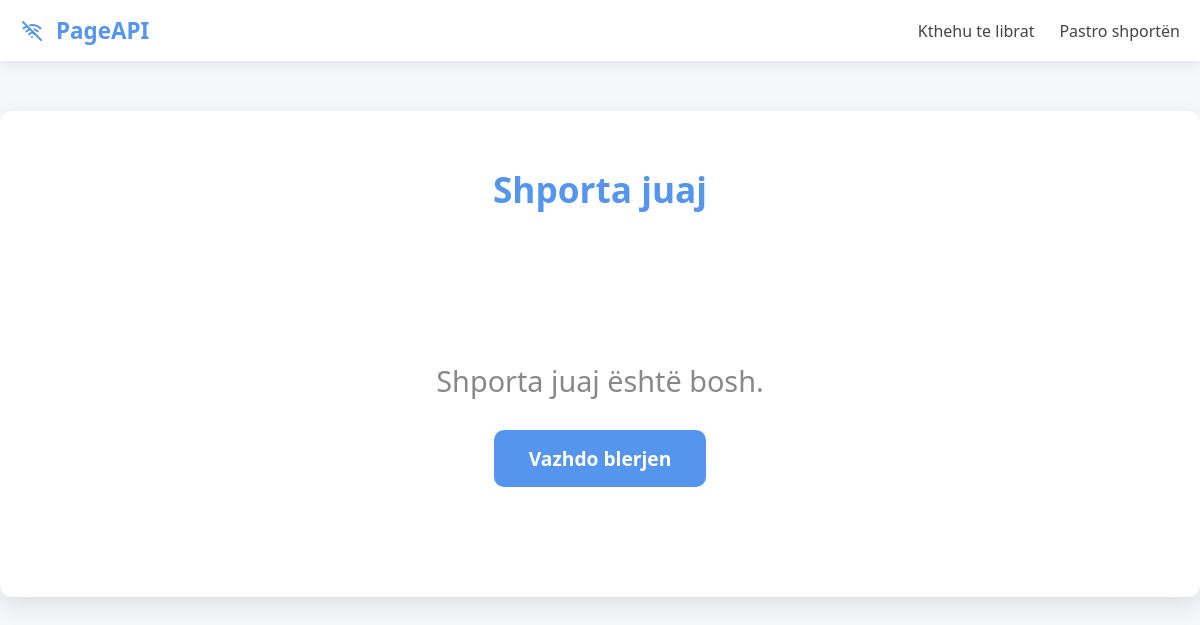
Before: /cart (signed in) with the older database file.
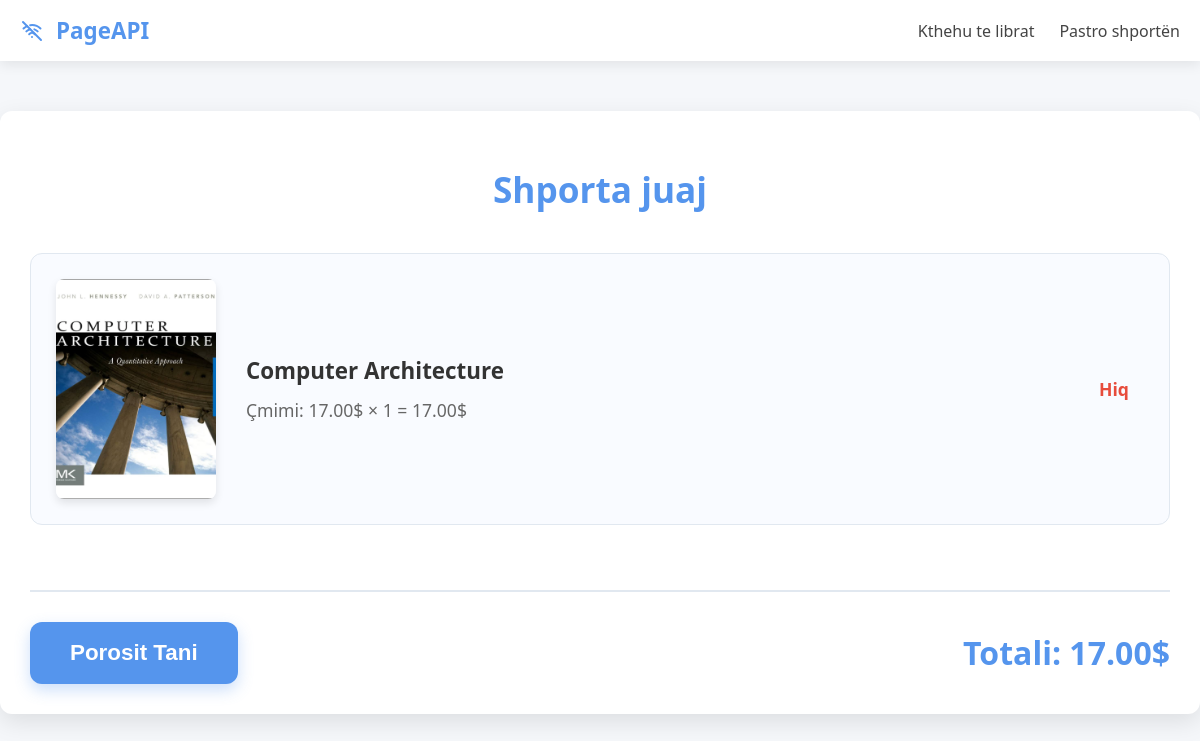
After: the same page with the newer database file.
### tables this page shows
CREATE TABLE "cart" (
            id INTEGER PRIMARY KEY AUTOINCREMENT,
            user_id INTEGER,
            book_id INTEGER NOT NULL,
            quantity INTEGER DEFAULT 1,
            FOREIGN KEY (book_id) REFERENCES books (id) ON DELETE CASCADE,
            FOREIGN KEY (user_id) REFERENCES users (id) ON DELETE CASCADE
        );

CREATE TABLE books (
                id INTEGER PRIMARY KEY AUTOINCREMENT,
                title TEXT NOT NULL,
                img TEXT NOT NULL,
                price TEXT NOT NULL,
                category TEXT NOT NULL
            );

### apps.py (the view)
@app.route('/cart')
def cart():
    user_id = get_user_id()
    if not user_id:
        flash('Duhet të kyçesh!', 'error')
        return redirect(url_for('login'))
    db = get_database()
    cursor = db.cursor()
    cursor.execute("""
        SELECT c.quantity, b.id, b.title, b.img, b.price
        FROM cart c
        JOIN books b ON c.book_id = b.id
        WHERE c.user_id = ?
    """, (user_id,))
    items = cursor.fetchall()
    total = sum(float(item['price'].replace('$', '')) * item['quantity'] for item in items)
    db.close()
    return render_template('cart.html', cart_items=items, total_price=f"{total:.2f}$")

### database.py (called while the page is built)
def connect_to_database():
    sql = sqlite3.connect(DATABASE)
    sql.row_factory = sqlite3.Row
    return sql

def get_database():
    if not hasattr(g, 'books_db'):
        g.books_db = connect_to_database()
    return g.books_db

def close_database(e=None):
    db = g.pop('books_db', None)
    if db is not None:
        db.close()

### templates/cart.html (shortened to what this page needs)
<!DOCTYPE html>
<html lang="en">
<head>
    <link rel="stylesheet" href="{{ url_for('static', filename='cart.css') }}">
</head>
<body>
    <header>
        <nav class="navigation-links">
            <div class="actual-links-top">
                <ul class="logo-and-title">
                    <li id="webapp-title"><a href="{{ url_for('index') }}">PageAPI</a></li>
                </ul>
                <ul class="links-right-side">
                    <li><a href="{{ url_for('index') }}">Kthehu te librat</a></li>
                    <li><a href="{{ url_for('clear_cart') }}">Pastro shportën</a></li>
                </ul>
            </div>
        </nav>
    </header>
    <main class="cart-main">
        <h1>Shporta juaj</h1>
        {% if cart_items %}
            <div class="cart-container">
                {% for item in cart_items %}
                <div class="cart-item">
                    <img src="{{ url_for('static', filename='images/' + item.img) }}" alt="{{ item.title }}">
                    <div class="item-details">
                        <h3>{{ item.title }}</h3>
                        <p>Çmimi: {{ item.price }} × {{ item.quantity }} = {{ "%.2f"|format(item.price.replace('$','')|float * item.quantity) }}$</p>
                    </div>
                    <a href="{{ url_for('remove_from_cart', book_id=item.id) }}" class="remove-link">Hiq</a>
                </div>
                {% endfor %}
                <div class="cart-actions">
                    <form action="{{ url_for('place_order') }}" method="POST">
                        <button type="submit" class="order-now-btn">Porosit Tani</button>
                    </form>
                    <div class="cart-total">
                        <h2>Totali: {{ total_price }}</h2>
                    </div>
                </div>
            </div>
        {% else %}
            <div class="empty-cart-container">
                <p class="empty-cart">Shporta juaj është bosh.</p>
                <a href="{{ url_for('index') }}" class="back-link">Vazhdo blerjen</a>
            </div>
        {% endif %}
    </main>
</body>
</html>

### static/cart.css (style rules this page uses)
* { box-sizing: border-box; }
body { font-family: 'Segoe UI', Arial, sans-serif; margin: 0; padding: 0; background-color: #f5f7fa; color: #333; }
header { background-color: #ffffff; box-shadow: 0 4px 12px rgba(0, 0, 0, 0.08); position: sticky; top: 0; z-index: 100; }
.navigation-links { max-width: 1200px; margin: 0 auto; padding: 15px 20px; display: flex; justify-content: space-between; align-items: center; }
.actual-links-top { display: flex; width: 100%; justify-content: space-between; align-items: center; }
.logo-and-title { display: flex; align-items: center; list-style: none; margin: 0; padding: 0; }
#page-api-logo { margin-right: 12px; stroke: #5595ed; }
#webapp-title a { text-decoration: none; font-size: 1.4em; font-weight: bold; color: #5595ed; }
.links-right-side { list-style: none; display: flex; gap: 25px; margin: 0; padding: 0; }
.links-right-side a { text-decoration: none; color: #444; font-weight: 500; transition: color 0.3s; }
.cart-main { max-width: 1200px; margin: 50px auto; padding: 30px; background-color: #ffffff; border-radius: 12px; box-shadow: 0 8px 25px rgba(0, 0, 0, 0.1); }
.cart-main h1 { text-align: center; color: #5595ed; font-size: 2.2em; margin-bottom: 40px; }
.cart-container { display: flex; flex-direction: column; gap: 25px; }
.cart-item { display: flex; align-items: center; padding: 25px; background-color: #f9fbff; border-radius: 12px; border: 1px solid #e1e8f0; transition: all 0.3s ease; }
.cart-item img { width: 160px; height: 220px; object-fit: cover; border-radius: 8px; margin-right: 30px; box-shadow: 0 4px 8px rgba(0, 0, 0, 0.1); }
.item-details { flex-grow: 1; }
.item-details h3 { margin: 0 0 12px 0; font-size: 1.4em; color: #333; }
.item-details p { margin: 0; font-size: 1.1em; color: #666; }
.remove-link { color: #e74c3c; text-decoration: none; font-weight: bold; font-size: 1.1em; padding: 10px 15px; border-radius: 6px; transition: background 0.3s; }
.cart-actions { display: flex; justify-content: space-between; align-items: center; margin-top: 40px; padding-top: 30px; border-top: 2px solid #e1e8f0; }
.order-now-btn { background-color: #5595ed; color: white; padding: 18px 40px; font-size: 1.4em; font-weight: bold; border: none; border-radius: 12px; cursor: pointer; transition: all 0.3s ease; box-shadow: 0 6px 15px rgba(85, 149, 237, 0.3); }
.cart-total h2 { margin: 0; font-size: 2em; color: #5595ed; }

Changed rows visible on the page:
added cart: img (picture), title "Computer Architecture", price "17.00$", quantity "1"
now on this page (row unchanged): books: price.quantity "17.00"
Other visible differences:
{{ total_price }}: (not shown) → "17.00$"
text no longer shown: "Shporta juaj është bosh. Vazhdo blerjen"
text now shown: "Porosit Tani Totali:"
